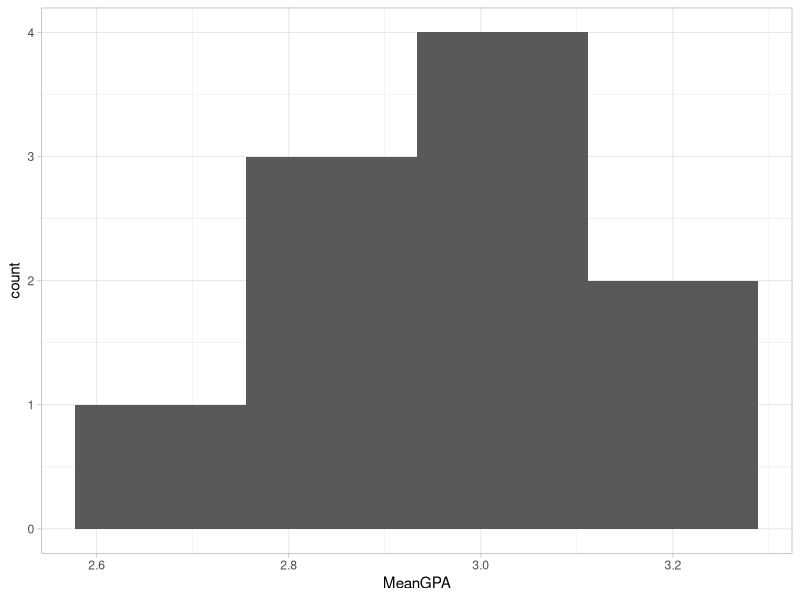

Generate this figure with R:
## ---- chunk 1
library(dplyr)
library(tidyr)
library(ggplot2)
library(readxl)
library(ggthemes)
library(magrittr)
## ---- chunk 2
Name<-LETTERS[seq( from = 1, to = 5 )]
GPA <- c(3.5, 2.7, 3.1, 3.2, 2.4)
StudentGPA <- data.frame(Name, GPA)
## ---- chunk 3
#Population of 5, select k=3 - how many combinations?

factorial(5)/(factorial(3)*(factorial(5-3)))



## ---- chunk 4
#Sampling Distribution of Sampling Means
AllSampleSets <- data.frame(t(combn(Name, 3))) %>% mutate(Iteration = row_number())
AllSampleSetsTall<-gather(AllSampleSets, MemberNumber, Name, 1:3)

AllSampleSetsTall <- inner_join(AllSampleSetsTall, StudentGPA, by ="Name")

AllSampleSetsTall %>% group_by(Iteration) %>% summarise(MeanGPA = mean(GPA)) %>% 
  ggplot(aes(x=MeanGPA)) + geom_histogram(bins=4) + theme_light()
## ---- chunk 5
#calculate mean of the sampling distribution
AllSampleSetsTall %>% group_by(Iteration) %>% summarise(MeanGPA = mean(GPA)) %>% group_by() %>% summarise(SampleMean = mean(MeanGPA), SampleSE = sd(MeanGPA)/sqrt(n()))

